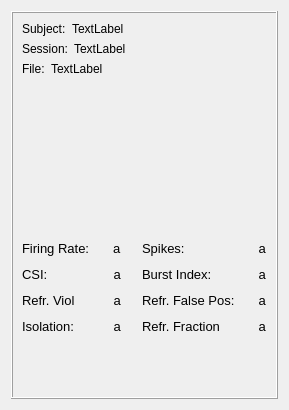
     <widget class="QWidget" name="widget" native="true">
      <property name="maximumSize">
       <size>
        <width>285</width>
        <height>16777215</height>
       </size>
      </property>
      <layout class="QVBoxLayout" name="verticalLayout_6">
       <item>
        <widget class="QFrame" name="frame_details_display">
         <property name="minimumSize">
          <size>
           <width>267</width>
           <height>0</height>
          </size>
         </property>
         <property name="maximumSize">
          <size>
           <width>267</width>
           <height>16777215</height>
          </size>
         </property>
         <property name="frameShape">
          <enum>QFrame::Box</enum>
         </property>
         <property name="frameShadow">
          <enum>QFrame::Raised</enum>
         </property>
         <layout class="QVBoxLayout" name="verticalLayout_2">
          <item>
           <layout class="QHBoxLayout" name="horizontalLayout_26">
            <item>
             <widget class="QLabel" name="label_13">
              <property name="text">
               <string>Subject:</string>
              </property>
             </widget>
            </item>
            <item>
             <widget class="QLabel" name="label_subjectid">
              <property name="sizePolicy">
               <sizepolicy hsizetype="Expanding" vsizetype="Preferred">
                <horstretch>0</horstretch>
                <verstretch>0</verstretch>
               </sizepolicy>
              </property>
              <property name="text">
               <string>TextLabel</string>
              </property>
             </widget>
            </item>
           </layout>
          </item>
          <item>
           <layout class="QHBoxLayout" name="horizontalLayout_27">
            <item>
             <widget class="QLabel" name="label_14">
              <property name="text">
               <string>Session:</string>
              </property>
             </widget>
            </item>
            <item>
             <widget class="QLabel" name="label_session">
              <property name="sizePolicy">
               <sizepolicy hsizetype="Expanding" vsizetype="Preferred">
                <horstretch>0</horstretch>
                <verstretch>0</verstretch>
               </sizepolicy>
              </property>
              <property name="text">
               <string>TextLabel</string>
              </property>
             </widget>
            </item>
           </layout>
          </item>
          <item>
           <layout class="QHBoxLayout" name="horizontalLayout_28">
            <item>
             <widget class="QLabel" name="label_15">
              <property name="text">
               <string>File:</string>
              </property>
             </widget>
            </item>
            <item>
             <widget class="QLabel" name="label_fname">
              <property name="sizePolicy">
               <sizepolicy hsizetype="Expanding" vsizetype="Preferred">
                <horstretch>0</horstretch>
                <verstretch>0</verstretch>
               </sizepolicy>
              </property>
              <property name="text">
               <string>TextLabel</string>
              </property>
             </widget>
            </item>
           </layout>
          </item>
          <item>
           <widget class="MatplotlibWidget" name="mplwidget_isi">
            <property name="minimumSize">
             <size>
              <width>247</width>
              <height>150</height>
             </size>
            </property>
            <property name="maximumSize">
             <size>
              <width>289</width>
              <height>175</height>
             </size>
            </property>
           </widget>
          </item>
          <item>
           <layout class="QGridLayout" name="gridLayout">
            <item row="0" column="3">
             <widget class="QLabel" name="label_6">
              <property name="font">
               <font>
                <pointsize>10</pointsize>
               </font>
              </property>
              <property name="text">
               <string>Spikes:</string>
              </property>
             </widget>
            </item>
            <item row="1" column="0">
             <widget class="QLabel" name="label">
              <property name="font">
               <font>
                <pointsize>10</pointsize>
               </font>
              </property>
              <property name="text">
               <string>CSI:</string>
              </property>
             </widget>
            </item>
            <item row="1" column="3">
             <widget class="QLabel" name="label_4">
              <property name="font">
               <font>
                <pointsize>10</pointsize>
               </font>
              </property>
              <property name="text">
               <string>Burst Index:</string>
              </property>
             </widget>
            </item>
            <item row="2" column="0">
             <widget class="QLabel" name="label_7">
              <property name="font">
               <font>
                <pointsize>10</pointsize>
               </font>
              </property>
              <property name="text">
               <string>Refr. Viol</string>
              </property>
             </widget>
            </item>
            <item row="3" column="0">
             <widget class="QLabel" name="label_9">
              <property name="font">
               <font>
                <pointsize>10</pointsize>
               </font>
              </property>
              <property name="text">
               <string>Isolation:</string>
              </property>
             </widget>
            </item>
            <item row="2" column="3">
             <widget class="QLabel" name="label_8">
              <property name="font">
               <font>
                <pointsize>10</pointsize>
               </font>
              </property>
              <property name="text">
               <string>Refr. False Pos:</string>
              </property>
             </widget>
            </item>
            <item row="0" column="0">
             <widget class="QLabel" name="label_5">
              <property name="font">
               <font>
                <pointsize>10</pointsize>
               </font>
              </property>
              <property name="text">
               <string>Firing Rate:</string>
              </property>
             </widget>
            </item>
            <item row="0" column="1">
             <layout class="QHBoxLayout" name="horizontalLayout">
              <item>
               <spacer name="horizontalSpacer_7">
                <property name="orientation">
                 <enum>Qt::Horizontal</enum>
                </property>
                <property name="sizeHint" stdset="0">
                 <size>
                  <width>40</width>
                  <height>20</height>
                 </size>
                </property>
               </spacer>
              </item>
              <item>
               <widget class="QLabel" name="label_mean_rate">
                <property name="font">
                 <font>
                  <pointsize>10</pointsize>
                 </font>
                </property>
                <property name="text">
                 <string>a</string>
                </property>
               </widget>
              </item>
             </layout>
            </item>
            <item row="1" column="1">
             <layout class="QHBoxLayout" name="horizontalLayout_3">
              <item>
               <spacer name="horizontalSpacer_8">
                <property name="orientation">
                 <enum>Qt::Horizontal</enum>
                </property>
                <property name="sizeHint" stdset="0">
                 <size>
                  <width>40</width>
                  <height>20</height>
                 </size>
                </property>
               </spacer>
              </item>
              <item>
               <widget class="QLabel" name="label_csi">
                <property name="font">
                 <font>
                  <pointsize>10</pointsize>
                 </font>
                </property>
                <property name="text">
                 <string> a</string>
                </property>
               </widget>
              </item>
             </layout>
            </item>
            <item row="2" column="1">
             <layout class="QHBoxLayout" name="horizontalLayout_10">
              <item>
               <spacer name="horizontalSpacer_9">
                <property name="orientation">
                 <enum>Qt::Horizontal</enum>
                </property>
                <property name="sizeHint" stdset="0">
                 <size>
                  <width>40</width>
                  <height>20</height>
                 </size>
                </property>
               </spacer>
              </item>
              <item>
               <widget class="QLabel" name="label_refr_count">
                <property name="font">
                 <font>
                  <pointsize>10</pointsize>
                 </font>
                </property>
                <property name="text">
                 <string> a</string>
                </property>
               </widget>
              </item>
             </layout>
            </item>
            <item row="3" column="1">
             <layout class="QHBoxLayout" name="horizontalLayout_11">
              <item>
               <spacer name="horizontalSpacer_10">
                <property name="orientation">
                 <enum>Qt::Horizontal</enum>
                </property>
                <property name="sizeHint" stdset="0">
                 <size>
                  <width>40</width>
                  <height>20</height>
                 </size>
                </property>
               </spacer>
              </item>
              <item>
               <widget class="QLabel" name="label_isolation">
                <property name="font">
                 <font>
                  <pointsize>10</pointsize>
                 </font>
                </property>
                <property name="text">
                 <string> a</string>
                </property>
               </widget>
              </item>
             </layout>
            </item>
            <item row="0" column="4">
             <layout class="QHBoxLayout" name="horizontalLayout_12">
              <item>
               <spacer name="horizontalSpacer_11">
                <property name="orientation">
                 <enum>Qt::Horizontal</enum>
                </property>
                <property name="sizeHint" stdset="0">
                 <size>
                  <width>40</width>
                  <height>20</height>
                 </size>
                </property>
               </spacer>
              </item>
              <item>
               <widget class="QLabel" name="label_spike_count">
                <property name="font">
                 <font>
                  <pointsize>10</pointsize>
                 </font>
                </property>
                <property name="text">
                 <string> a</string>
                </property>
               </widget>
              </item>
             </layout>
            </item>
            <item row="1" column="4">
             <layout class="QHBoxLayout" name="horizontalLayout_13">
              <item>
               <spacer name="horizontalSpacer_12">
                <property name="orientation">
                 <enum>Qt::Horizontal</enum>
                </property>
                <property name="sizeHint" stdset="0">
                 <size>
                  <width>40</width>
                  <height>20</height>
                 </size>
                </property>
               </spacer>
              </item>
              <item>
               <widget class="QLabel" name="label_burst">
                <property name="font">
                 <font>
                  <pointsize>10</pointsize>
                 </font>
                </property>
                <property name="text">
                 <string> a</string>
                </property>
               </widget>
              </item>
             </layout>
            </item>
            <item row="2" column="4">
             <layout class="QHBoxLayout" name="horizontalLayout_14">
              <item>
               <spacer name="horizontalSpacer_13">
                <property name="orientation">
                 <enum>Qt::Horizontal</enum>
                </property>
                <property name="sizeHint" stdset="0">
                 <size>
                  <width>40</width>
                  <height>20</height>
                 </size>
                </property>
               </spacer>
              </item>
              <item>
               <widget class="QLabel" name="label_refr_fp">
                <property name="font">
                 <font>
                  <pointsize>10</pointsize>
                 </font>
                </property>
                <property name="text">
                 <string> a</string>
                </property>
               </widget>
              </item>
             </layout>
            </item>
            <item row="0" column="2">
             <spacer name="horizontalSpacer_14">
              <property name="orientation">
               <enum>Qt::Horizontal</enum>
              </property>
              <property name="sizeHint" stdset="0">
               <size>
                <width>40</width>
                <height>20</height>
               </size>
              </property>
             </spacer>
            </item>
            <item row="1" column="2">
             <spacer name="horizontalSpacer_15">
              <property name="orientation">
               <enum>Qt::Horizontal</enum>
              </property>
              <property name="sizeHint" stdset="0">
               <size>
                <width>40</width>
                <height>20</height>
               </size>
              </property>
             </spacer>
            </item>
            <item row="2" column="2">
             <spacer name="horizontalSpacer_16">
              <property name="orientation">
               <enum>Qt::Horizontal</enum>
              </property>
              <property name="sizeHint" stdset="0">
               <size>
                <width>40</width>
                <height>20</height>
               </size>
              </property>
             </spacer>
            </item>
            <item row="3" column="2">
             <spacer name="horizontalSpacer_17">
              <property name="orientation">
               <enum>Qt::Horizontal</enum>
              </property>
              <property name="sizeHint" stdset="0">
               <size>
                <width>40</width>
                <height>20</height>
               </size>
              </property>
             </spacer>
            </item>
            <item row="3" column="3">
             <widget class="QLabel" name="label_10">
              <property name="font">
               <font>
                <pointsize>10</pointsize>
               </font>
              </property>
              <property name="text">
               <string>Refr. Fraction</string>
              </property>
             </widget>
            </item>
            <item row="3" column="4">
             <layout class="QHBoxLayout" name="horizontalLayout_15">
              <item>
               <spacer name="horizontalSpacer_2">
                <property name="orientation">
                 <enum>Qt::Horizontal</enum>
                </property>
                <property name="sizeHint" stdset="0">
                 <size>
                  <width>40</width>
                  <height>20</height>
                 </size>
                </property>
               </spacer>
              </item>
              <item>
               <widget class="QLabel" name="label_refr_frac">
                <property name="font">
                 <font>
                  <pointsize>10</pointsize>
                 </font>
                </property>
                <property name="text">
                 <string> a</string>
                </property>
               </widget>
              </item>
             </layout>
            </item>
           </layout>
          </item>
          <item>
           <widget class="MatplotlibWidget" name="mplwidget_waveform">
            <property name="maximumSize">
             <size>
              <width>291</width>
              <height>16777215</height>
             </size>
            </property>
           </widget>
          </item>
          <item>
           <spacer name="verticalSpacer">
            <property name="orientation">
             <enum>Qt::Vertical</enum>
            </property>
            <property name="sizeHint" stdset="0">
             <size>
              <width>20</width>
              <height>40</height>
             </size>
            </property>
           </spacer>
          </item>
          <item>
           <widget class="MatplotlibWidget" name="mplwidget_drift"/>
          </item>
         </layout>
        </widget>
       </item>
      </layout>
     </widget>
